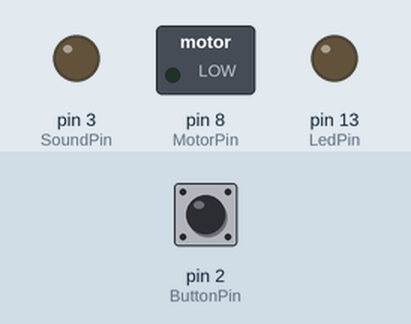
Recording of a sketch running on a simulated Arduino Uno, built with avr-gcc and run on an emulated ATmega328P. Shown: switched loads named in the sketch (green lamp = pin HIGH), output pins drawn as LEDs (lit = HIGH). The test bench sets the inputs (shaded band); at power-on: pin 2 (ButtonPin) HIGH. Sleep ends after the set time or at an interrupt; random numbers use the default seed unless the sketch sets one.

Above: at 1.2 s.
1.3 s: pin 2 (ButtonPin) pulled LOW for 0.15 s
At 2.3 s:
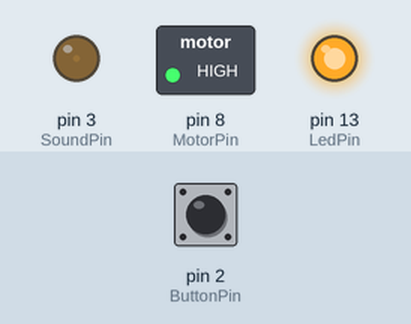
4.3 s: pin 2 (ButtonPin) pulled LOW for 1 s
Timing chart, 0 to 4.8 s (numbered marks = the images above; inputs shaded):
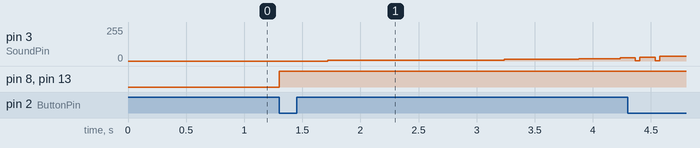

Measured:
- after the input at 1.3 s, pin 3 (SoundPin): 0/255 → 6/255 after 0.42 s, → 12/255 1.5 s later, → 18/255 0.64 s later, → 25/255 0.36 s later; pin 8 (MotorPin), pin 13 (LedPin): LOW → HIGH at once

The sketch:

unonono.ino
```cpp
// granular synth based on Peter Knight's
// https://code.google.com/archive/p/tinkerit/wikis/Auduino.wiki


#include <avr/io.h>
#include <avr/interrupt.h>
#include <avr/power.h>
#include <avr/sleep.h>

// Smooth logarithmic mapping
//
constexpr uint16_t antilogTable[] = {
  64830,64132,63441,62757,62081,61413,60751,60097,59449,58809,58176,57549,56929,56316,55709,55109,
  54515,53928,53347,52773,52204,51642,51085,50535,49991,49452,48920,48393,47871,47356,46846,46341,
  45842,45348,44859,44376,43898,43425,42958,42495,42037,41584,41136,40693,40255,39821,39392,38968,
  38548,38133,37722,37316,36914,36516,36123,35734,35349,34968,34591,34219,33850,33486,33125,32768
};
constexpr uint16_t mapPhaseInc(uint16_t input) {
  return (antilogTable[input & 0x3f]) >> (input >> 6);
}

// Stepped chromatic mapping
//
//uint16_t midiTable[] = {
//  17,18,19,20,22,23,24,26,27,29,31,32,34,36,38,41,43,46,48,51,54,58,61,65,69,73,
//  77,82,86,92,97,103,109,115,122,129,137,145,154,163,173,183,194,206,218,231,
//  244,259,274,291,308,326,346,366,388,411,435,461,489,518,549,581,616,652,691,
//  732,776,822,871,923,978,1036,1097,1163,1232,1305,1383,1465,1552,1644,1742,
//  1845,1955,2071,2195,2325,2463,2610,2765,2930,3104,3288,3484,3691,3910,4143,
//  4389,4650,4927,5220,5530,5859,6207,6577,6968,7382,7821,8286,8779,9301,9854,
//  10440,11060,11718,12415,13153,13935,14764,15642,16572,17557,18601,19708,20879,
//  22121,23436,24830,26306
//};

constexpr uint16_t Notes[] = {
  145,163,183,206,231,
  259,291,326,366,411,461,518,581,652,
  732,822,923,1036,1163,1305,1465,1644,
  1845,2071,2325,2610,2930,3288,3691,4143,
  4650,5220,5859,6577,7382,
};
constexpr byte NumNotes = sizeof(Notes) / sizeof(Notes[0]);


#define PWM_VALUE     OCR2B
#define PWM_INTERRUPT TIMER2_OVF_vect

void initAudio() {
  // Set up PWM to 31.25kHz, phase accurate
  TCCR2A = _BV(COM2B1) | _BV(WGM20);
  TCCR2B = _BV(CS20);
}
void audioOn() {
  TIMSK2 = _BV(TOIE2);
}
void audioOff() {
  TIMSK2 = 0;
  PWM_VALUE = 0;
}


constexpr byte SoundPin = 3;
constexpr byte MotorPin = 8;
constexpr byte ButtonPin = 2;
constexpr byte LedPin = 13;

constexpr byte StartNote = 0;
constexpr byte EndNote = NumNotes;

uint8_t note = StartNote;
uint16_t syncPhaseAcc;
uint16_t syncPhaseInc;
uint16_t grainPhaseAcc;
uint16_t grainPhaseInc;
uint16_t grainAmp;
uint8_t grainDecay;
uint16_t grain2PhaseAcc;
uint16_t grain2PhaseInc;
uint16_t grain2Amp;
uint8_t grain2Decay;
uint8_t envelopeBlockPos = 0;

constexpr uint16_t grain1PhaseIncStart = mapPhaseInc(300) / 2;
constexpr uint16_t grain2PhaseIncStart = mapPhaseInc(340) / 2;
constexpr uint16_t grain1PhaseIncTarget = mapPhaseInc(150) / 2;
constexpr uint16_t grain2PhaseIncTarget = mapPhaseInc(115) / 2;


void initNote() {
  syncPhaseInc = Notes[note];
  grainPhaseInc = grain1PhaseIncStart;
  grain2PhaseInc = grain2PhaseIncStart;
  envelopeBlockPos = 0;
}


uint16_t delayMs;
void initRun() {
  note = StartNote;
  delayMs = 360;
  initNote();
}


void initPinInterrupt() {
  EICRA = _BV(ISC01);   // FALLING edge on INT0[pin2]
}

inline void enablePinInterrupt() {
  EIMSK |= 1;
}
inline void disablePinInterrupt() {
  EIMSK &= ~1;
}

ISR(INT0_vect) {
  // nada
}

uint32_t lastTimeMs;

void setup() {
  power_adc_disable();
  power_spi_disable();
  power_usart0_disable();

  initPinInterrupt();

  pinMode(MotorPin, OUTPUT);
  pinMode(LedPin, OUTPUT);
  pinMode(SoundPin, OUTPUT);
  pinMode(ButtonPin, INPUT_PULLUP);

  digitalWrite(MotorPin, 0);
  digitalWrite(LedPin, 1);

  syncPhaseInc = Notes[note];
  grainDecay = 3;
  grain2Decay = 16;

  randomSeed(((analogRead(1) & 0x7) << 3) | (analogRead(3) & 7));
  initRun();

  initAudio();

  lastTimeMs = millis();

  set_sleep_mode(SLEEP_MODE_PWR_DOWN);
}

bool playing = false;

void loop() {
  random(128);

  if (!playing && !digitalRead(ButtonPin)) {
    // start playing
    initRun();
    delay(1);
    audioOn();
    playing = true;
    digitalWrite(MotorPin, 1);
  }

  noInterrupts();
  if (!playing) {
    digitalWrite(LedPin, 0);
    enablePinInterrupt();
    sleep_enable();
    sleep_bod_disable();
    interrupts();
    sleep_cpu();
    sleep_disable();
    disablePinInterrupt();
    digitalWrite(LedPin, 1);
    lastTimeMs = millis();
  }
  interrupts();

  if (playing) {
    delay(delayMs);

    ++note;
    if (note >= EndNote) {
      audioOff();
      playing = false;
      digitalWrite(MotorPin, 0);
    }
    else if (note == 1) {
      delayMs -= 220;
    }
    syncPhaseInc = Notes[note];
    initNote();

    if (delayMs > 30)
      delayMs -= 7;

    delay(delayMs);
  }
}


inline uint16_t moveTowards(uint16_t from, uint16_t to) {
  uint16_t delta = to - from;
  uint16_t inc = delta >> 5;
  if (inc == 0)
    inc = 1;
  uint16_t next = from + inc;
  if (next > to)
    next = to;
  return next;
}


SIGNAL(PWM_INTERRUPT)
{
  syncPhaseAcc += syncPhaseInc;
  if (syncPhaseAcc < syncPhaseInc) {
    // Time to start the next grain
    grainPhaseAcc = 0;
    grainAmp = 0x7fff;
    grain2PhaseAcc = 0;
    grain2Amp = 0x7fff;
  }

  // Tick our envelope if we need to
  if (!(envelopeBlockPos & 127)) {
    envelopeBlockPos = 0;
    grainPhaseInc = moveTowards(grainPhaseInc, grain1PhaseIncTarget);
    grain2PhaseInc = moveTowards(grain2PhaseInc, grain2PhaseIncTarget);
  }
  ++envelopeBlockPos;

  // Increment the phase of the grain oscillators
  grainPhaseAcc += grainPhaseInc;
  grain2PhaseAcc += grain2PhaseInc;

  // Convert phase into a triangle wave
  uint8_t osc1 = (grainPhaseAcc >> 7);
  if (grainPhaseAcc & 0x8000) osc1 = ~osc1;
  // Multiply by current grain amplitude to get sample
  uint16_t output = osc1 * (grainAmp >> 8);

  // Repeat for second grain
  uint8_t osc2 = (grain2PhaseAcc >> 7);
  if (grain2PhaseAcc & 0x8000) osc2 = ~osc2;
  output += osc2 * (grain2Amp >> 8);

  // Make the grain amplitudes decay by a factor every sample (exponential decay)
  grainAmp -= (grainAmp >> 8) * grainDecay;
  grain2Amp -= (grain2Amp >> 8) * grain2Decay;

  // Scale output to the available range, clipping if necessary
  output >>= 9;
  //if (output > 255) output = 255;

  // Output to PWM (this is faster than using analogWrite)
  PWM_VALUE = output;
}
```
